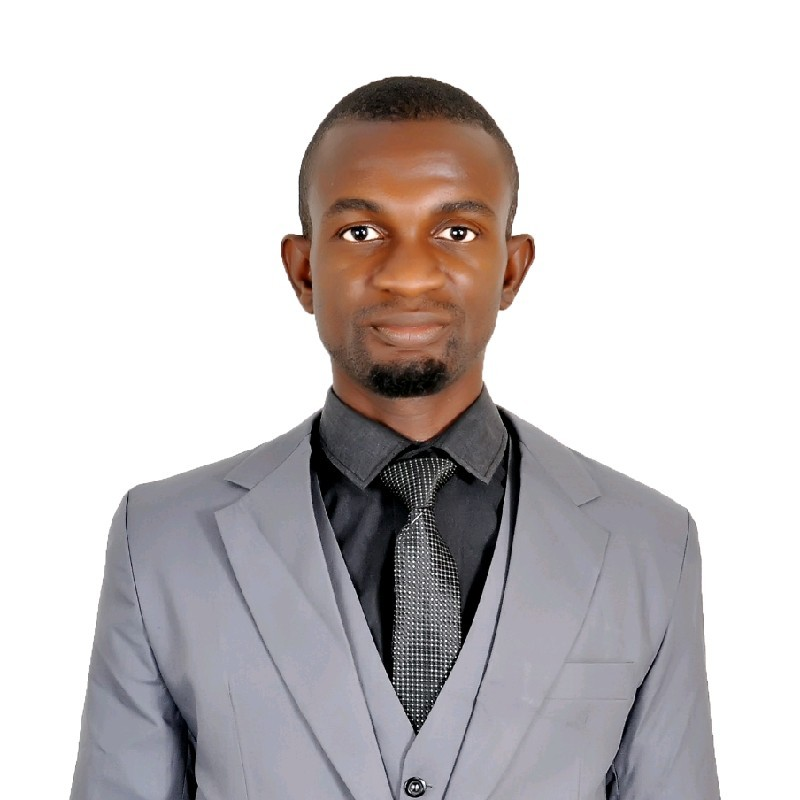
#> input picture Week2/day1/images/Nasiru-Abdulsalam.png, 800 x 800 px, given as the content of the folder ./people/, which was not available
$ jupyter execute --allow-errors '4.3.1-. Facial Recognition with VGGFace in Keras.ipynb'   (shell and % lines are left out)   (text cells are left out)
#> lines starting #> are read from the running program, lines starting #| are printed output that depends on the picture; pictures that were not available may be replaced by others from this repository, and a replacement may not be noted
[cell 1]
# Import our libaries
from tensorflow.keras.models import Model, Sequential
from tensorflow.keras.layers import Input, Convolution2D, ZeroPadding2D, MaxPooling2D, Flatten, Dense, Dropout, Activation
from PIL import Image
import numpy as np
from tensorflow.keras.preprocessing.image import load_img, save_img, img_to_array
from tensorflow.keras.applications.imagenet_utils import preprocess_input
from tensorflow.keras.preprocessing import image
import matplotlib.pyplot as plt

#> (a cell that did not finish here is left out)

[cell 3]
#you can download the pretrained weights from the following link
#https://drive.google.com/file/d/1CPSeum3HpopfomUEK1gybeuIVoeJT_Eo/view?usp=sharing
#or you can find the detailed documentation https://sefiks.com/2018/08/06/deep-face-recognition-with-keras/

#> (a cell that did not finish here is left out)

[cell 5]
def preprocess_image(image_path):
    img = load_img(image_path, target_size=(224, 224))
    img = img_to_array(img)
    img = np.expand_dims(img, axis=0)
    img = preprocess_input(img)
    return img

def findCosineSimilarity(source_representation, test_representation):
    a = np.matmul(np.transpose(source_representation), test_representation)
    b = np.sum(np.multiply(source_representation, source_representation))
    c = np.sum(np.multiply(test_representation, test_representation))
    return 1 - (a / (np.sqrt(b) * np.sqrt(c)))

# Our model that outputs the 2,622 embedding vector
#> (the rest of this cell did not finish here and is left out)

[cell 6]
epsilon = 0.40

def verifyFace(img1, img2):
    # Get embedding/encoding for face1 and face2
    img1_representation = vgg_face_descriptor.predict(preprocess_image('./training_faces/%s' % (img1)))[0,:]
    img2_representation = vgg_face_descriptor.predict(preprocess_image('./training_faces/%s' % (img2)))[0,:]

    # Calculate the cosine similarity between the two embeddings
    cosine_similarity = findCosineSimilarity(img1_representation, img2_representation)

    f = plt.figure()
    f.add_subplot(1,2, 1)
    plt.imshow(image.load_img('./training_faces/%s' % (img1)))
    plt.xticks([]); plt.yticks([])
    f.add_subplot(1,2, 2)
    plt.imshow(image.load_img('./training_faces/%s' % (img2)))
    plt.xticks([]); plt.yticks([])
    plt.show(block=True)

    print("Cosine similarity: ",cosine_similarity)

    # If similarity score is less than the epsilon threshold
    if(cosine_similarity < epsilon):
        print("They are same person")
    else:
        print("They are not same person!")

#> (a cell that did not finish here is left out)

#> (a cell that did not finish here is left out)


#> (a cell that did not finish here is left out)


#> (a cell that did not finish here is left out)


[cell 11]
# Our Setup, Import Libaries, Create our Imshow Function and Download our Images
import cv2
import numpy as np
from matplotlib import pyplot as plt

# Define our imshow function
def imshow(title = "Image", image = None, size = 8):
      w, h = image.shape[0], image.shape[1]
      aspect_ratio = w/h
      plt.figure(figsize=(size * aspect_ratio,size))
      plt.imshow(cv2.cvtColor(image, cv2.COLOR_BGR2RGB))
      plt.title(title)
      plt.show()

[cell 12]
# The code below extracts faces from images and places them in the folder
import os
from os import listdir
from os.path import isfile, join

# Create a function to setup the directories we'll be storing our images
def makedir(directory):
    if not os.path.exists(directory):
        os.makedirs(directory)
        return None
    else:
        pass

# Loading out HAARCascade Face Detector
face_detector = cv2.CascadeClassifier('Haarcascades/haarcascade_frontalface_default.xml')

# Directory of image of persons we'll be extracting faces frommy
mypath = "./people/"
image_file_names = [f for f in listdir(mypath) if isfile(join(mypath, f))]
print("Collected " + str(len(image_file_names)) + " images")
makedir("./group_of_faces/")

for image_name in image_file_names:
    person_image = cv2.imread(mypath+image_name)
#> person_image is the input picture: shape (800, 800, 3); mean B, G, R 198.5, 197.9, 202.6
    face_info = face_detector.detectMultiScale(person_image, 1.3, 5)
#> face_info = [[287, 140, 242, 242]]
    for (x,y,w,h) in face_info:
        face = person_image[y:y+h, x:x+w]
        roi = cv2.resize(face, (128, 128), interpolation = cv2.INTER_CUBIC)
#> this loop made 1 pass
#> pass 1, `face = person_image[y:y+h, x:x+w]`:
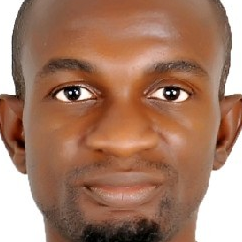
#> face: shape (242, 242, 3); mean B, G, R 101.7, 123.6, 165.3
#> pass 1, `roi = cv2.resize(face, (128, 128), interpolation = cv2.INTER_CUBIC)`:
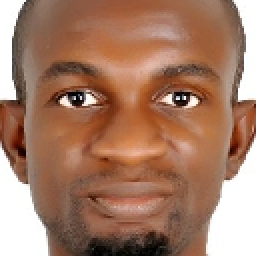
#> roi: shape (128, 128, 3) (shown 2 times larger); mean B, G, R 101.7, 123.6, 165.3

    path = "./group_of_faces/" + "face_" + image_name
    cv2.imwrite(path, roi)
    imshow("face", roi)

[cell 13]
#author Sefik Ilkin Serengil
#you can find the documentation of this code from the following link: https://sefiks.com/2018/08/06/deep-face-recognition-with-keras/

import numpy as np
import cv2
from tensorflow.keras.models import Model, Sequential
from tensorflow.keras.layers import Input, Convolution2D, ZeroPadding2D, MaxPooling2D, Flatten, Dense, Dropout, Activation
from PIL import Image
from tensorflow.keras.preprocessing.image import load_img, save_img, img_to_array
from tensorflow.keras.applications.imagenet_utils import preprocess_input
from tensorflow.keras.preprocessing import image
import matplotlib.pyplot as plt
from os import listdir

def preprocess_image(image_path):
    """Loads image from path and resizes it"""
    img = load_img(image_path, target_size=(224, 224))
    img = img_to_array(img)
    img = np.expand_dims(img, axis=0)
    img = preprocess_input(img)
    return img

#> (the rest of this cell did not finish here and is left out)

[cell 14]
from IPython.display import display, Javascript
from google.colab.output import eval_js
from base64 import b64decode

def take_photo(filename='photo.jpg', quality=0.8):
  js = Javascript('''
    async function takePhoto(quality) {
      const div = document.createElement('div');
      const capture = document.createElement('button');
      capture.textContent = 'Capture';
      div.appendChild(capture);

      const video = document.createElement('video');
      video.style.display = 'block';
      const stream = await navigator.mediaDevices.getUserMedia({video: true});

      document.body.appendChild(div);
      div.appendChild(video);
      video.srcObject = stream;
      await video.play();

      // Resize the output to fit the video element.
      google.colab.output.setIframeHeight(document.documentElement.scrollHeight, true);

      // Wait for Capture to be clicked.
      await new Promise((resolve) => capture.onclick = resolve);

      const canvas = document.createElement('canvas');
      canvas.width = video.videoWidth;
      canvas.height = video.videoHeight;
      canvas.getContext('2d').drawImage(video, 0, 0);
      stream.getVideoTracks()[0].stop();
      div.remove();
      return canvas.toDataURL('image/jpeg', quality);
    }
    ''')
  display(js)
  data = eval_js('takePhoto({})'.format(quality))
  binary = b64decode(data.split(',')[1])
  with open(filename, 'wb') as f:
    f.write(binary)
  return filename

[cell 15]
from IPython.display import Image
try:
  filename = take_photo()
  print('Saved to {}'.format(filename))

  # Show the image which was just taken.
  display(Image(filename))
except Exception as err:
  # Errors will be thrown if the user does not have a webcam or if they do not
  # grant the page permission to access it.
  print(str(err))

[cell 16]
#points to your extracted faces
people_pictures = "./group_of_faces/"

all_people_faces = dict()

for file in listdir(people_pictures):
    person_face, extension = file.split(".")
    try:
      all_people_faces[person_face] = model.predict(preprocess_image('./group_of_faces/%s.jpg' % (person_face)))[0,:]
    except:
      pass

print("Face representations retrieved successfully")

def findCosineSimilarity(source_representation, test_representation):
    a = np.matmul(np.transpose(source_representation), test_representation)
    b = np.sum(np.multiply(source_representation, source_representation))
    c = np.sum(np.multiply(test_representation, test_representation))
    return 1 - (a / (np.sqrt(b) * np.sqrt(c)))

img = cv2.imread('photo.jpg')
faces = face_detector.detectMultiScale(img, 1.3, 5)
#> faces = [[287, 140, 242, 242]]

#> (the rest of this cell did not finish here and is left out)

[cell 17]
from os import listdir
from os.path import isfile, join
import cv2

# Loading out HAARCascade Face Detector
face_detector = cv2.CascadeClassifier('Haarcascades/haarcascade_frontalface_default.xml')

# Directory of image of persons we'll be extracting faces frommy
mypath = "./friends/"
image_file_names = [f for f in listdir(mypath) if isfile(join(mypath, f))]
print("Collected image names")
makedir("friends_faces/")

for image_name in image_file_names:
    person_image = cv2.imread(mypath+image_name)
    face_info = face_detector.detectMultiScale(person_image, 1.3, 5)
    for (x,y,w,h) in face_info:
        face = person_image[y:y+h, x:x+w]
        roi = cv2.resize(face, (128, 128), interpolation = cv2.INTER_CUBIC)
    path = "friends_faces/" + "face_" + image_name
    cv2.imwrite(path, roi)
    imshow("face", roi)
#> `img = cv2.copyMakeBorder(img, 100, 100, 100, 100, cv2.BORDER_CONSTANT,..`:
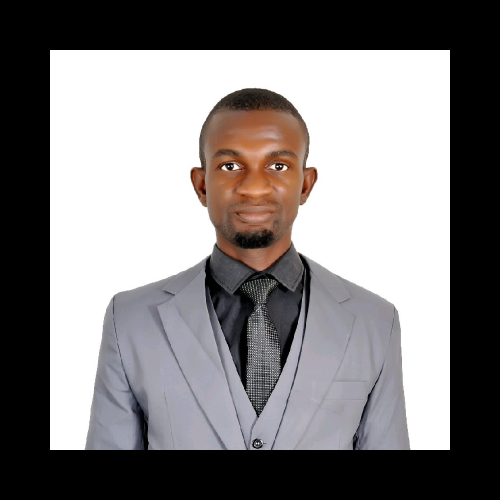
#> img: shape (1000, 1000, 3) (shown at 1/2 size); mean B, G, R 127.1, 126.7, 129.7
#> `faces = face_detector.detectMultiScale(img, 1.3, 5)`: faces = [[390, 244, 239, 239]]

[cell 18]
#points to your extracted faces
people_pictures = "./friends_faces/"

all_people_faces = dict()

for file in listdir(people_pictures):
    person_face, extension = file.split(".")
    try:
      all_people_faces[person_face] = model.predict(preprocess_image('./friends_faces/%s.jpg' % (person_face)))[0,:]
    except:
      pass

print("Face representations retrieved successfully")

def findCosineSimilarity(source_representation, test_representation):
    a = np.matmul(np.transpose(source_representation), test_representation)
    b = np.sum(np.multiply(source_representation, source_representation))
    c = np.sum(np.multiply(test_representation, test_representation))
    return 1 - (a / (np.sqrt(b) * np.sqrt(c)))

cap = cv2.VideoCapture('Friends.mp4')
frame_count = 0

# Get the height and width of the frame (required to be an integer)
w = int(cap.get(3)) + 200
h = int(cap.get(4)) + 200

# Define the codec and create VideoWriter object.The output is stored in 'outpy.avi' file.
out = cv2.VideoWriter('friends_face_recognition.avi', cv2.VideoWriter_fourcc('M','J','P','G'), 30, (w, h))

#> (the rest of this cell did not finish here and is left out)
